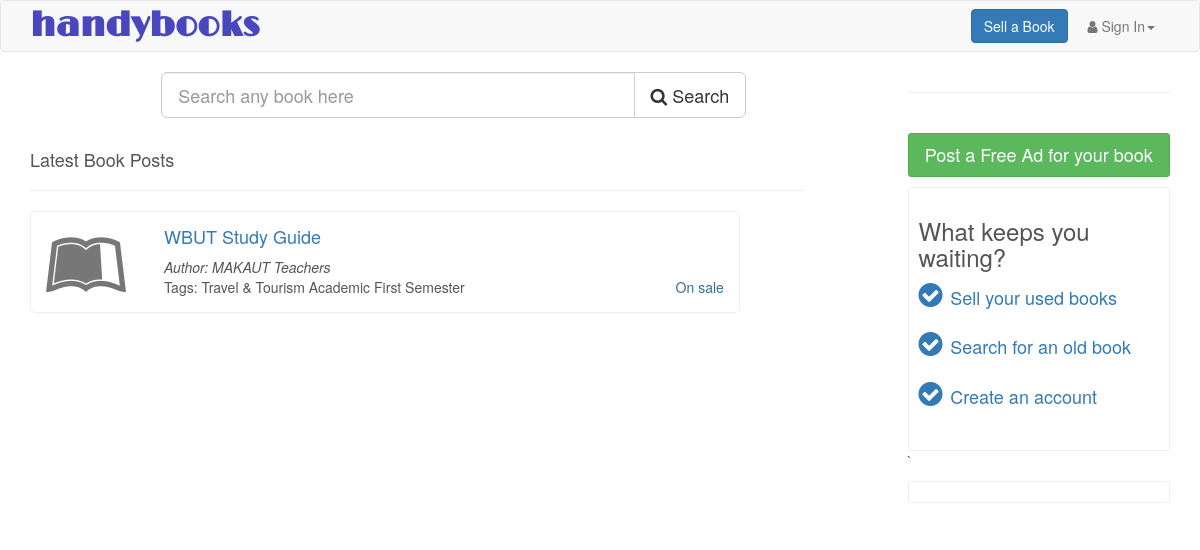
Page /blog/bckup/feeds.php on the committed database.
### tables this page shows
CREATE TABLE `post` (
  `post_id` int(11) NOT NULL,
  `post_category` varchar(250) NOT NULL,
  `post_name` varchar(100) NOT NULL,
  `post_description` varchar(500) NOT NULL,
  `post_department` varchar(100) NOT NULL,
  `post_author` varchar(100) NOT NULL,
  `post_year` varchar(100) NOT NULL,
  `post_genre` varchar(100) NOT NULL,
  `post_class` varchar(250) NOT NULL,
  `post_subject` varchar(250) NOT NULL,
  `post_type` varchar(250) NOT NULL,
  `post_price` int(100) NOT NULL,
  `post_time` timestamp NOT NULL DEFAULT CURRENT_TIMESTAMP ON UPDATE CURRENT_TIMESTAMP,
  `user_id` int(250) NOT NULL,
  `image_path` varchar(250) NOT NULL,
  `image_upload` int(10) NOT NULL DEFAULT '0',
  `deleted` tinyint(1) NOT NULL DEFAULT '0'
);

### blog/bckup/feeds.php (the view, shortened to what this page needs)
<?php include 'files/config.php';?> <!DOCTYPE html> <html lang=en> <head> <link rel=stylesheet href=bootstrap.min.css> <link rel=stylesheet href=styles/default_lp.css> <link rel=stylesheet href=//maxcdn.bootstrapcdn.com/font-awesome/4.3.0/css/font-awesome.min.css> </head> <body> <nav class="navbar navbar-default"> <div class=container> <div class=navbar-header> <a href=home onmouseover="document.getElementById('in').style.visibility='visible'" onmouseout="document.getElementById('in').style.visibility='hidden'" class=logo_text> <strong>handybooks</strong> </a> </div> <div class="collapse navbar-collapse" id=myNavbar> <ul class="nav navbar-nav navbar-right"> <a href=post_a_book class="btn btn-primary navbar-btn navbar-left" style=margin-right:5px id=post_ad_btn>Sell a Book</a> <?php if(isset($_SESSION["email"])){echo '<li><a href="messages"><i class="fa fa-comments"></i> Messages</a></li>
        <li class="dropdown">
          <a class="dropdown-toggle" data-toggle="dropdown" href="#" aria-expanded="false" aria-has-popup="true" role="button"><i class="fa fa-user"></i> '.$_SESSION["name"].'<span class="caret"></span></a>
          <ul class="dropdown-menu">
            <li><a href="dashboard">Profile</a></li>
            <li><a href="dashboard?to=transactions">Transactions</a></li>
            <li><a href="dashboard?to=book_requests">Book Requests</a></li>
            <li role="separator" class="divider"></li>
            <li><a href="auth.php">Logout</a></li>
          </ul>
        </li>';}else{echo '<li class="dropdown" id="signup_btn">
          <a class="dropdown-toggle" data-toggle="dropdown" href="#" aria-expanded="false" aria-has-popup="true" role="button"><i class="fa fa-user"></i> Sign In<span class="caret"></span></a>
          <ul class="dropdown-menu">
            <li class="dropdown-header">Existing User</li>
            <li><a href="login.php">Log In</a></li>
            <li class="divider"></li>
            <li class="dropdown-header">New User</li>
            <li><a href="signup">Register</a></li>
          </ul>
        </li>';}?> </ul> </div> </div> </nav> <div class="container container1"> <div class=row> <div class=col-md-9> <div class=row> <div class="col-md-8 col-md-offset-2"> <form class=form-search action=search_results method=GET> <div class=row> <div class="input-group input-group-lg" id=search_box> <input type=text name=search_keyword placeholder="Search any book here" onkeyup=showHint(this.value) value class=form-control onfocus=show_hints() required autocomplete=off> <span class=input-group-btn> <button class="btn btn-default btn-lg" type=submit> <i class="fa fa-search"></i> Search </button> </span> </div></div> <div class=row id=hints></div> </form> </div> </div> <div class=row> <div class=col-md-11><br> <h4> Latest Book Posts</h4><hr> <?php $query="SELECT COUNT(*) as num FROM post WHERE user_id<> '0' and deleted=false";$total_pages=mysqli_fetch_array(mysqli_query($conn,$query));$total_pages=$total_pages['num'];$targetpage="feeds";$limit=5;if(isset($_GET['page'])){$page=$_GET['page'];$start=($page - 1)* $limit;}else{$page=0;$start=0;}$sql="SELECT * FROM post WHERE user_id<> '0' and deleted=false ORDER BY post_time DESC LIMIT $start, $limit";$row=mysqli_query($conn,$sql);while($posts=mysqli_fetch_assoc($row)){$link='book_details?p_id='.$posts["post_id"];if($posts["post_type"]=="donate"){$price="For Free";}elseif($posts["post_type"]=="exchange"){$price="On Exchange";}else{$price="On sale";}echo "<div style='display:block;' href='$link' class='latest_posts alert alert-default col-md-11'>";if($posts['post_category']=="Academic" or $posts['post_category']=="uncategorized"){echo '<div class="row"><div class="col-md-2"><i class="fa fa-5x fa-leanpub" style="color:#777777"></i></div>';}elseif($posts['post_category']=="Novel"){echo '<div class="row"><div class="col-md-2"><i class="fa fa-5x fa-book" style="color:#7C6F62;"></i></div>';}else{echo '<div class="row"><div class="col-md-2"><i class="fa fa-5x fa-newspaper-o"></i></div>';}echo '<div class="col-md-10"><h4 style="text-transform:capitalize;"><a href='.$link.'>'.$posts['post_name'].'</a></h4>';if($posts['post_author']==""){$author="Unknown Author";}else{$author=$posts['post_author'];}echo "<i>Author: ".$author."</i><br>";echo "Tags: ".$posts['post_genre']." ".$posts["post_subject"]." ".$posts["post_department"]." ".$posts['post_category']." ".$posts['post_class']." ".$posts['post_subject']." ".$posts['post_year'];echo "<div class='pull-right text-info'>".$price."</div>";echo "</div></div></div>";}?> </div> </div> <div class=row> <div class=col-md-10> <ul class=pager> <?php if($page==0)$page=1;$prev=$page - 1;$next=$page + 1;$lastpage=ceil($total_pages/$limit);$lpm1=$lastpage - 1;$pagination="";if($lastpage>1){if($page>1){echo '<li class="previous"><a href="'.$targetpage.'?page='.$prev.'">Newer</a></li>';}else{echo '<li class="previous"><a role="button" class="btn btn-default "href="'.$targetpage.'?page='.$prev.'" disabled="disabled">Newer</a></li>';}if($page<$lastpage)echo '<li class="next"><a href="'.$targetpage.'?page='.$next.'">Older</a></li>';else echo '<li class="next"><a href="'.$targetpage.'?page='.$next.'" role="button" class="btn btn-default"disabled="disabled">Older</a></li>';}?> </ul> </div> </div> </div> <div class=col-md-3> <?php if(isset($_SESSION['user_id'])){$user_id_pc=$_SESSION["user_id"];$sql_pc="SELECT * FROM users WHERE user_id='$user_id_pc'";$row_pc=mysqli_query($conn,$sql_pc);$extract_pc=mysqli_fetch_assoc($row_pc);if($extract_pc["name"]==""&&$extract_pc["city"]==""&&$extract_pc["institution"]==""){echo '
            <div id="profile completeness" class="alert alert-warning"><a href="#" class="close" data-dismiss="alert" aria-label="close">&times;</a>My Profile completeness:<br><br>
                <div class="progress">
                    <div class="progress-bar progress-bar-danger" role="progressbar" aria-valuenow="50" aria-valuemin="0" aria-valuemax="100" style="width:25%;color:black;">25% Complete
                    </div>
                </div>
                <a role="button" class="btn btn-xs btn-default " href="#" data-toggle="modal" data-target="#edit_modal">Complete now</a>
            </div>';}elseif($extract_pc["name"]=="" or $extract_pc["city"]==="" or $extract_pc["institution"]==""){echo '
            <div id="profile completeness" class="alert alert-warning"><a href="#" class="close" data-dismiss="alert" aria-label="close">&times;</a>My Profile Completeness:<br><br>
                <div class="progress">
                    <div class="progress-bar progress-bar-default" role="progressbar" aria-valuenow="75" aria-valuemin="0" aria-valuemax="100" style="width:75%;color:black;">75% Complete
                    </div>
                </div>
                <a role="button" class="btn btn-xs btn-default " href="#" data-toggle="modal" data-target="#edit_modal">Complete now</a>
            </div>';}}?> <hr> <br> <a role=button href=post_a_book class="btn btn-success btn-xs btn-block"><h4>Post a Free Ad for your book</h4></a> <div style="margin-top:10px;padding:10px;border:1px #eee solid;border-radius:3px;height:auto;width:100%"> <h3>What keeps you waiting?</h3> <ul id=to_do_div style=list-style:none;padding-left:0> <li> <a class=txt_decor_no href=# onmousedown=show_post_ad() onmouseup=hide_post_ad()><i class="fa fa-check-circle fa-2x"></i>&nbsp;&nbsp;<span style=font-size:18px>Sell your used books</span> </a> </li><br> <li> <a class=txt_decor_no href=# onmousedown=show_buy() onmouseup=hide_buy()><i class="fa fa-check-circle fa-2x"></i>&nbsp;&nbsp;<span style=font-size:18px>Search for an old book</span></a> </li><br> <?php if(!isset($_SESSION['user_id'])){echo '      <li style="">
                        <a  class="txt_decor_no" href="#" onmousedown="show_signup()" onmouseup="hide_signup()"><i class="fa fa-check-circle fa-2x"></i>&nbsp;&nbsp;<span style="font-size:18px;">Create an account</span></a>
                    </li><br>';}?> </ul> </div>` <div id=rating_div style="margin-top:10px;padding:10px;border:1px #eee solid;border-radius:3px;height:auto;width:100%"> <?php if(isset($rating)){echo '<h4>Rate handybooks</h4>';echo '
                        <a href="#" onclick="rating(1)"><i class="fa fa-star"></i></a>
                        <a href="#" onclick="rating(2)"><i class="fa fa-star"></i></a>
                        <a href="#" onclick="rating(3)"><i class="fa fa-star"></i></a>
                        <a href="#" onclick="rating(4)"><i class="fa fa-star"></i></a>
                        <a href="#" onclick="rating(5)"><i class="fa fa-star"></i></a>';}?> </div><br> </div> </body> </html>

### styles/default_lp.css (style rules this page uses)
body { color: #555555; width: 100%; }
.logo_text { font-family: LimeLight-Regular; font-size: 35px; text-decoration: none; color: #4A47BE; }
a.logo_text { text-decoration: none; }
.latest_posts { border: 1px solid #EEEEEE; border-radius: 5px; margin-bottom: 10px; }
.latest_posts a { text-decoration: none; color: #337ab7; }

### rows in the picture
post: post_name "WBUT Study Guide", post_author "MAKAUT Teachers", post_department "Travel & Tourism", post_category "Academic", post_year "First Semester", post_type "On sale"
